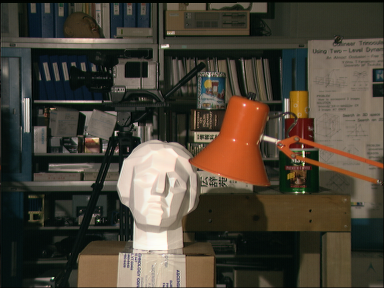
//> input picture StereoVision/tsukuba_left.png, 384 x 288 px
$ ./main   (built with g++ and OpenCV 4)
//> lines starting //> are read from the running program, lines starting //| are printed output that depends on the picture; after the words box and inside, x2 and y2 are one past the last pixel; in counts of white or black regions, pixels touching at a corner belong together
### StereoVision/guidedfilter.h
#ifndef GUIDED_FILTER_H
#define GUIDED_FILTER_H

#include <opencv2/opencv.hpp>

class GuidedFilterImpl;

class GuidedFilter
{
public:
    GuidedFilter(const cv::Mat &I, int r, double eps);
    ~GuidedFilter();

    cv::Mat filter(const cv::Mat &p, int depth = -1) const;

private:
    GuidedFilterImpl *impl_;
};

cv::Mat guidedFilter(const cv::Mat &I, const cv::Mat &p, int r, double eps, int depth = -1);

#endif

### StereoVision/stdafx.h
// stdafx.h : Includedatei f黵 Standardsystem-Includedateien
// oder h鋟fig verwendete projektspezifische Includedateien,
// die nur in unregelm溥igen Abst鋘den ge鋘dert werden.
//

#pragma once

#include "targetver.h"
#include <stdio.h>
#include <tchar.h>


// TODO: Hier auf zus鋞zliche Header, die das Programm erfordert, verweisen.
#include "guidedfilter.h"

### StereoVision/guidedfilter.cpp
#include "guidedfilter.h"

static cv::Mat boxfilter(const cv::Mat &I, int r)
{
    cv::Mat result;
    cv::blur(I, result, cv::Size(r, r));
    return result;
}

static cv::Mat convertTo(const cv::Mat &mat, int depth)
{
    if (mat.depth() == depth)
        return mat;

    cv::Mat result;
    mat.convertTo(result, depth);
    return result;
}

class GuidedFilterImpl
{
public:
    virtual ~GuidedFilterImpl() {}

    cv::Mat filter(const cv::Mat &p, int depth);

protected:
    int Idepth;

private:
    virtual cv::Mat filterSingleChannel(const cv::Mat &p) const = 0;
};

class GuidedFilterMono : public GuidedFilterImpl
{
public:
    GuidedFilterMono(const cv::Mat &I, int r, double eps);

private:
    virtual cv::Mat filterSingleChannel(const cv::Mat &p) const;

private:
    int r;
    double eps;
    cv::Mat I, mean_I, var_I;
};

class GuidedFilterColor : public GuidedFilterImpl
{
public:
    GuidedFilterColor(const cv::Mat &I, int r, double eps);

private:
    virtual cv::Mat filterSingleChannel(const cv::Mat &p) const;

private:
    std::vector<cv::Mat> Ichannels;
    int r;
    double eps;
    cv::Mat mean_I_r, mean_I_g, mean_I_b;
    cv::Mat invrr, invrg, invrb, invgg, invgb, invbb;
};


cv::Mat GuidedFilterImpl::filter(const cv::Mat &p, int depth)
{
    cv::Mat p2 = convertTo(p, Idepth);

    cv::Mat result;
    if (p.channels() == 1)
    {
        result = filterSingleChannel(p2);
    }
    else
    {
        std::vector<cv::Mat> pc;
        cv::split(p2, pc);

        for (std::size_t i = 0; i < pc.size(); ++i)
            pc[i] = filterSingleChannel(pc[i]);

        cv::merge(pc, result);
    }

    return convertTo(result, depth == -1 ? p.depth() : depth);
}

GuidedFilterMono::GuidedFilterMono(const cv::Mat &origI, int r, double eps) : r(r), eps(eps)
{
    if (origI.depth() == CV_32F || origI.depth() == CV_64F)
        I = origI.clone();
    else
        I = convertTo(origI, CV_32F);

    Idepth = I.depth();

    mean_I = boxfilter(I, r);
    cv::Mat mean_II = boxfilter(I.mul(I), r);
    var_I = mean_II - mean_I.mul(mean_I);
}

cv::Mat GuidedFilterMono::filterSingleChannel(const cv::Mat &p) const
{
    cv::Mat mean_p = boxfilter(p, r);
    cv::Mat mean_Ip = boxfilter(I.mul(p), r);
    cv::Mat cov_Ip = mean_Ip - mean_I.mul(mean_p); // this is the covariance of (I, p) in each local patch.

    cv::Mat a = cov_Ip / (var_I + eps); // Eqn. (5) in the paper;
    cv::Mat b = mean_p - a.mul(mean_I); // Eqn. (6) in the paper;

    cv::Mat mean_a = boxfilter(a, r);
    cv::Mat mean_b = boxfilter(b, r);

    return mean_a.mul(I) + mean_b;
}

GuidedFilterColor::GuidedFilterColor(const cv::Mat &origI, int r, double eps) : r(r), eps(eps)
{
    cv::Mat I;
    if (origI.depth() == CV_32F || origI.depth() == CV_64F)
        I = origI.clone();
    else
        I = convertTo(origI, CV_32F);

    Idepth = I.depth();

    cv::split(I, Ichannels);

    mean_I_r = boxfilter(Ichannels[0], r);
    mean_I_g = boxfilter(Ichannels[1], r);
    mean_I_b = boxfilter(Ichannels[2], r);

    // variance of I in each local patch: the matrix Sigma in Eqn (14).
    // Note the variance in each local patch is a 3x3 symmetric matrix:
    //           rr, rg, rb
    //   Sigma = rg, gg, gb
    //           rb, gb, bb
    cv::Mat var_I_rr = boxfilter(Ichannels[0].mul(Ichannels[0]), r) - mean_I_r.mul(mean_I_r) + eps;
    cv::Mat var_I_rg = boxfilter(Ichannels[0].mul(Ichannels[1]), r) - mean_I_r.mul(mean_I_g);
    cv::Mat var_I_rb = boxfilter(Ichannels[0].mul(Ichannels[2]), r) - mean_I_r.mul(mean_I_b);
    cv::Mat var_I_gg = boxfilter(Ichannels[1].mul(Ichannels[1]), r) - mean_I_g.mul(mean_I_g) + eps;
    cv::Mat var_I_gb = boxfilter(Ichannels[1].mul(Ichannels[2]), r) - mean_I_g.mul(mean_I_b);
    cv::Mat var_I_bb = boxfilter(Ichannels[2].mul(Ichannels[2]), r) - mean_I_b.mul(mean_I_b) + eps;

    // Inverse of Sigma + eps * I
    invrr = var_I_gg.mul(var_I_bb) - var_I_gb.mul(var_I_gb);
    invrg = var_I_gb.mul(var_I_rb) - var_I_rg.mul(var_I_bb);
    invrb = var_I_rg.mul(var_I_gb) - var_I_gg.mul(var_I_rb);
    invgg = var_I_rr.mul(var_I_bb) - var_I_rb.mul(var_I_rb);
    invgb = var_I_rb.mul(var_I_rg) - var_I_rr.mul(var_I_gb);
    invbb = var_I_rr.mul(var_I_gg) - var_I_rg.mul(var_I_rg);

    cv::Mat covDet = invrr.mul(var_I_rr) + invrg.mul(var_I_rg) + invrb.mul(var_I_rb);

    invrr /= covDet;
    invrg /= covDet;
    invrb /= covDet;
    invgg /= covDet;
    invgb /= covDet;
    invbb /= covDet;
}

cv::Mat GuidedFilterColor::filterSingleChannel(const cv::Mat &p) const
{
    cv::Mat mean_p = boxfilter(p, r);

    cv::Mat mean_Ip_r = boxfilter(Ichannels[0].mul(p), r);
    cv::Mat mean_Ip_g = boxfilter(Ichannels[1].mul(p), r);
    cv::Mat mean_Ip_b = boxfilter(Ichannels[2].mul(p), r);

    // covariance of (I, p) in each local patch.
    cv::Mat cov_Ip_r = mean_Ip_r - mean_I_r.mul(mean_p);
    cv::Mat cov_Ip_g = mean_Ip_g - mean_I_g.mul(mean_p);
    cv::Mat cov_Ip_b = mean_Ip_b - mean_I_b.mul(mean_p);

    cv::Mat a_r = invrr.mul(cov_Ip_r) + invrg.mul(cov_Ip_g) + invrb.mul(cov_Ip_b);
    cv::Mat a_g = invrg.mul(cov_Ip_r) + invgg.mul(cov_Ip_g) + invgb.mul(cov_Ip_b);
    cv::Mat a_b = invrb.mul(cov_Ip_r) + invgb.mul(cov_Ip_g) + invbb.mul(cov_Ip_b);

    cv::Mat b = mean_p - a_r.mul(mean_I_r) - a_g.mul(mean_I_g) - a_b.mul(mean_I_b); // Eqn. (15) in the paper;

    return (boxfilter(a_r, r).mul(Ichannels[0])
          + boxfilter(a_g, r).mul(Ichannels[1])
          + boxfilter(a_b, r).mul(Ichannels[2])
          + boxfilter(b, r));  // Eqn. (16) in the paper;
}


GuidedFilter::GuidedFilter(const cv::Mat &I, int r, double eps)
{
    CV_Assert(I.channels() == 1 || I.channels() == 3);

    if (I.channels() == 1)
        impl_ = new GuidedFilterMono(I, 2 * r + 1, eps);
    else
        impl_ = new GuidedFilterColor(I, 2 * r + 1, eps);
}

GuidedFilter::~GuidedFilter()
{
    delete impl_;
}

cv::Mat GuidedFilter::filter(const cv::Mat &p, int depth) const
{
    return impl_->filter(p, depth);
}

cv::Mat guidedFilter(const cv::Mat &I, const cv::Mat &p, int r, double eps, int depth)
{
    return GuidedFilter(I, r, eps).filter(p, depth);
}

### StereoVision/main.cpp
// test.cpp : Definiert den Einstiegspunkt für die Konsolenanwendung.

//link to the filter_site: https://github.com/atilimcetin/guided-filter
#include "stdafx.h"
#include <iostream>
#include <stdio.h>
#include <opencv2\opencv.hpp>
#include "opencv2/highgui/highgui.hpp"

using namespace std;
using namespace cv;


void convertToGrayscale(const Mat &img, Mat &imgGray){

	for (int x=0; x<img.cols; ++x){		//for-loops for going through picture per pixel
		for (int y=0; y<img.rows; ++y){

			Vec3b intensity = img.at<Vec3b>(y, x);		//calculating luminance value for each pixel
			uchar blue = intensity.val[0];				//and pass it to the grayscale image
			uchar green = intensity.val[1];
			uchar red = intensity.val[2];
			uchar grey = 0.21*red+0.72*green+0.07*blue;

			imgGray.at<uchar>(y, x) = grey;
		}
	}
}

void computeCostVolume(const Mat &imgLeft, const Mat &imgRight, vector<Mat> &costVolumeLeft,
	vector<Mat> &costVolumeRight, int windowSize, int maxDisp){

		Mat tempLeft(imgLeft.rows, imgLeft.cols, CV_32FC1);		//matrices for storing cost volume temporarily
		Mat tempRight(imgRight.rows, imgRight.cols, CV_32FC1);

		int costLeft = 0;
		int costRight = 0;

		int normLeft = 0;
		int normRight = 0;

		int borderSize = windowSize/2;
		int windowArea = windowSize*windowSize;

		for(int i=0; i<=maxDisp; i++){		// for-loop for disparity values

			for (int x=0; x<imgLeft.cols; x++){		//for-loops for going through picture per pixel
				for (int y=0; y<imgLeft.rows; y++){

					int xStart = x-borderSize-i;
					int xEnd = x+borderSize+1-i;
					int yStart = y-borderSize;
					int yEnd = y+borderSize+1;

					for (int a=xStart; a<xEnd; a++){		//for-loops for scanning window
						for (int  b=yStart; b<yEnd; b++){


							if((a<0)||(b<0)||(a+i>imgLeft.cols-1)||(b>imgLeft.rows-1))		//setting costVolume very high for out-of-image-windows
								costLeft+=255;

							else{				//calculating costVolums
								costLeft+=abs(imgLeft.at<uchar>(b,a+i) - imgRight.at<uchar>(b,a));
								normLeft++;
							}
							// [8 lines of commented-out code are left out]

							if((a+i<0)||(b<0)||(a+2*i>imgLeft.cols-1)||(b>imgLeft.rows-1))		//setting costVolume very high for out-of-image-windows
								costRight+=255;

							else{				//calculating costVolums
								costRight+=abs(imgRight.at<uchar>(b,a+i) - imgLeft.at<uchar>(b,a+2*i));
								normRight++;
							}
						}
					}

					if (normRight==0)
						normRight=1;
					if (normLeft==0)
						normLeft=1;

					costLeft = costLeft/normLeft;
					costRight = costRight/normRight;

					tempLeft.at<float>(y,x) = costLeft;			//write cost volume in temporary matrix and reset it
					tempRight.at<float>(y,x) = costRight;
					costLeft = 0;
					costRight = 0;
					normLeft=0;
					normRight=0;
				}
			}
			costVolumeLeft.push_back(tempLeft);			//writing cost Volume matrix in vector and reset it
			costVolumeRight.push_back(tempRight);

			Mat temp2(imgLeft.rows, imgLeft.cols, CV_32FC1);
			Mat temp3(imgRight.rows, imgRight.cols, CV_32FC1);
			tempLeft = temp2;
			tempRight = temp3;
		}
	// [64 lines of commented-out code are left out]
}

void selectDisparity(Mat &dispLeft, Mat &dispRight, vector<Mat> &costVolumeLeft,
	vector<Mat> &costVolumeRight, int scaleDispFactor){

	float displevelLeft = 255;
	float displevelRight = 255;

	int disperityLeft = 0;
	int disperityRight = 0;

	float costVolLeft = 0;
	float costVolRight = 0;

	for (int x=0; x<dispLeft.cols; ++x){		//for-loops for going through picture per pixel
		for (int y=0; y<dispLeft.rows; ++y){

			for(int i=0; i<costVolumeLeft.size(); i++){			//for-loops for different disparity values

				costVolLeft = costVolumeLeft.at(i).at<float>(y,x);
				costVolRight = costVolumeRight.at(i).at<float>(y,x);

				if (costVolLeft<displevelLeft){				//check if current cost volume is lower then previously lowest
				  displevelLeft = costVolumeLeft.at(i).at<float>(y,x);			//if so, set it as new lower boundary
				  disperityLeft = i;
				}

				if (costVolRight<displevelRight){
					displevelRight = costVolumeRight.at(i).at<float>(y,x);
					disperityRight = i;
				}
			}

			dispLeft.at<uchar>(y,x)=disperityLeft*scaleDispFactor;			//set pixel in desparity map
			dispRight.at<uchar>(y,x)=disperityRight*scaleDispFactor;			//set pixel in desparity map
			disperityLeft = 0;
			disperityRight = 0;
			displevelLeft = 255;
			displevelRight = 255;
		}
	}
}

void aggregateCostVolume(const cv::Mat &imgLeft, const cv::Mat &imgRight, std::vector<cv::Mat>
&costVolumeLeft, std::vector<cv::Mat> &costVolumeRight, int r, double eps){

	eps *= 255*255;
	for (int i = 0; i<costVolumeLeft.size(); i++){
		costVolumeLeft.at(i) = guidedFilter(imgLeft, costVolumeLeft.at(i), r, eps);
		costVolumeRight.at(i) = guidedFilter(imgRight, costVolumeRight.at(i), r/4, eps);
	}
}

void refineDisparity(cv::Mat &dispLeft, cv::Mat &dispRight, int scaleDispFactor){

	int dlr = 1;
	int** tempArr = new int*[dispLeft.rows];
	int** tempArrRight = new int*[dispLeft.rows];
	for(int i=0; i< dispLeft.rows; ++i){
		tempArr[i] = new int[dispLeft.cols];
		tempArrRight[i] = new int[dispLeft.cols];
	}

	for (int x=0; x<dispLeft.cols; ++x){		//for-loops for going through picture per pixel
		for (int y=0; y<dispLeft.rows; ++y){
			if(x>=scaleDispFactor){
				if(abs(dispLeft.at<uchar>(y,x)-dispRight.at<uchar>(y,x-scaleDispFactor))>dlr){ //consistency check
					tempArr[y][x]=1;  //label pixel as inconsistent
				}else{
					tempArr[y][x]=0;
				}
			}else{
				tempArr[y][x]=1;  //the pixels at the left are set as inconsistent
			}

			if(x+scaleDispFactor < dispRight.cols){
				if(abs(dispRight.at<uchar>(y,x)-dispLeft.at<uchar>(y,x+scaleDispFactor))>dlr){ //consistency check
					tempArrRight[y][x]=1;  //label pixel as inconsistent
				}else{
					tempArrRight[y][x]=0;
				}
			}else{
				tempArrRight[y][x]=1; //the pixels at the right are set as inconsistent
			}
		}
	}
	for (int x=0; x<dispLeft.cols; ++x){		//for-loops for going through picture per pixel
		for (int y=0; y<dispLeft.rows; ++y){
			if(tempArr[y][x]==1){
				int tempLeft=256;		//left Border
				int tempRight=257;		//right Border
				for(int i=x; i>0; --i){
					if(tempArr[y][i]==0){  //find next non-labeled pixel left
						tempLeft = i;
						i=0; //end for-loop
					}
				}
				for(int i=x; i<dispLeft.cols; ++i){
					if(tempArr[y][i]==0){ //find next non-labelde pixel right
						tempRight = i;
						i=dispLeft.cols; //end for-loop
					}
				}
				if(tempLeft<tempRight){
					if(tempLeft != 256)
					dispLeft.at<uchar>(y,x)=dispLeft.at<uchar>(y,tempLeft); //set nearest consistent pixel
				}else{
					if(tempRight!= 257)
					dispLeft.at<uchar>(y,x)=dispLeft.at<uchar>(y,tempRight); //set nearest consistent pixel
				}
			}

			if(tempArrRight[y][x]==1){
				int tempLeft=256;		//left Border
				int tempRight=257;		//right Border
				for(int i=x; i>0; --i){
					if(tempArrRight[y][i]==0){  //find next non-labeled pixel left
						tempLeft = i;
						i=0; //end for-loop
					}
				}
				for(int i=x; i<dispLeft.cols; ++i){
					if(tempArrRight[y][i]==0){ //find next non-labelde pixel right
						tempRight = i;
						i=dispLeft.cols; //end for-loop
					}
				}
				if(tempLeft<tempRight){
					if(tempLeft != 256)
					dispRight.at<uchar>(y,x)=dispRight.at<uchar>(y,tempLeft);	//set nearest consistent pixel
				}else{
					if(tempRight!= 257)
					dispRight.at<uchar>(y,x)=dispRight.at<uchar>(y,tempRight);	//set nearest consistent pixel
				}
			}
		}
	}
}

int main(){
	const Mat imgLeft = imread("tsukuba_left.png", CV_LOAD_IMAGE_UNCHANGED);		//reading the two original images
//> imgLeft is the input picture: 288 rows x 384 cols, CV_8UC3; mean B, G, R 55.3, 67.6, 74.7
	const Mat imgRight = imread("tsukuba_right.png", CV_LOAD_IMAGE_UNCHANGED);
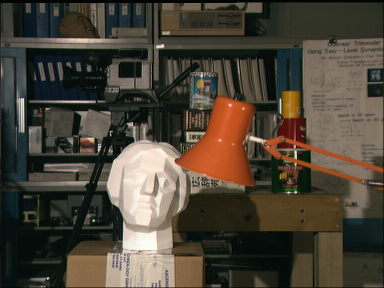
//> input picture StereoVision/tsukuba_right.png, 384 x 288 px
//> imgRight is the input picture: 288 rows x 384 cols, CV_8UC3; mean B, G, R 55.4, 67.9, 75.3

	vector<Mat> costVolumeLeft;			//vectors for storing the different cost volumes for each disparity
	vector<Mat> costVolumeRight;

	int windowSize = 5;			//scanning window size
	int maxDisp = 15;			//definition of the maximum disparity
	int scaleDispFactor = 16;		//stretches the disparity levels for better visualization


	Mat dispLeft(imgLeft.rows, imgLeft.cols, CV_8UC1);
	Mat dispRight(imgRight.rows, imgRight.cols, CV_8UC1);

	Mat imgGrayLeft(imgLeft.rows, imgLeft.cols, CV_8UC1);			//computing the grayscale images
	Mat imgGrayRight(imgRight.rows, imgRight.cols, CV_8UC1);

	int r = 10;
	double eps = 0.0000001;

	convertToGrayscale(imgLeft, imgGrayLeft);
	convertToGrayscale(imgRight, imgGrayRight);
//> after the loop in convertToGrayscale (call 2), `for (int x=0; x<img.cols; ++x)`:
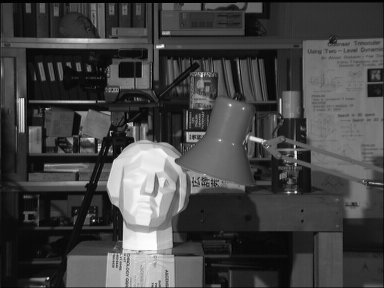
//> imgGray: 288 rows x 384 cols, CV_8UC1; min 0, max 253, mean 68.1

	computeCostVolume(imgGrayLeft, imgGrayRight, costVolumeLeft, costVolumeRight, windowSize, maxDisp);
//> after the loop in computeCostVolume, `for(int i=0; i<=maxDisp; i++)`: tempLeft: 288 rows x 384 cols, CV_32FC1; every value is 0
//> after the loop in computeCostVolume, `for(int i=0; i<=maxDisp; i++)`: costLeft = 0

	aggregateCostVolume(imgLeft, imgGrayRight, costVolumeLeft, costVolumeRight, r, eps);
//> the loop in aggregateCostVolume, `for (int i = 0; i<costVolumeLeft.size(); i++)` made 16 passes
//> pass 1, in boxfilter (call 3), `cv::blur(I, result, cv::Size(r, r));`:
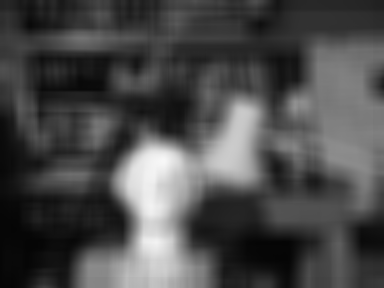
//> result: 288 rows x 384 cols, CV_32FC1; min 5.17, max 247.8, mean 74.9
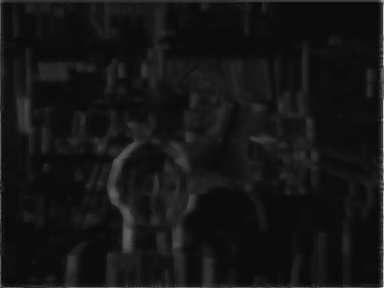
//> costVolumeRight[1]: 288 rows x 384 cols, CV_32FC1; min -24.55, max 519, mean 21.9; drawn with min black and max white

	selectDisparity(dispLeft, dispRight, costVolumeLeft, costVolumeRight, scaleDispFactor);
//> the loop in selectDisparity, `for (int x=0; x<dispLeft.cols; ++x)` made 384 passes
//> (costVolLeft, costVolRight) on passes 1 to 3: (6519.5, 135.1), (6803.8, 104.1), (6950.5, 119.7)
//> after the loop in selectDisparity, `for (int x=0; x<dispLeft.cols; ++x)`:
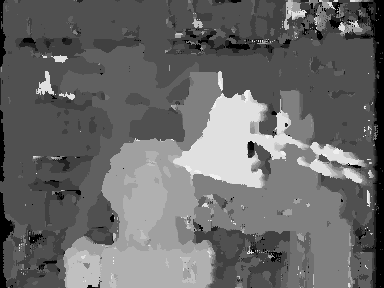
//> dispRight: 288 rows x 384 cols, CV_8UC1; min 0, max 240, mean 105.3
//> after the loop in selectDisparity, `for (int x=0; x<dispLeft.cols; ++x)`: costVolLeft = 204.9; costVolRight = 6375; displevelLeft = 255; disperityLeft = 0; displevelRight = 255; disperityRight = 0

	refineDisparity(dispLeft, dispRight, scaleDispFactor);
//> after the loop in refineDisparity, `for (int x=0; x<dispLeft.cols; ++x)`:
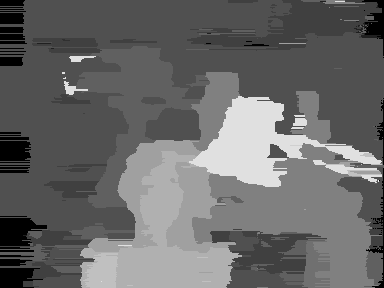
//> dispLeft: 288 rows x 384 cols, CV_8UC1; min 0, max 240, mean 104.7
//> after the loop in refineDisparity, `for (int x=0; x<dispLeft.cols; ++x)`:
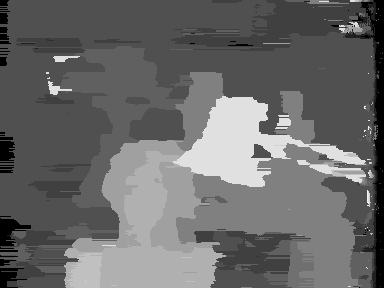
//> dispRight: 288 rows x 384 cols, CV_8UC1; 18.3% of pixels changed, all inside (x1, y1, x2, y2) = (0, 0, 367, 288)

	Mat dispLeftMedian;
	medianBlur(dispRight,dispLeftMedian,3);

	imshow("dispLeftAfter",dispLeftMedian);

	waitKey(0);
	return 0;
}
